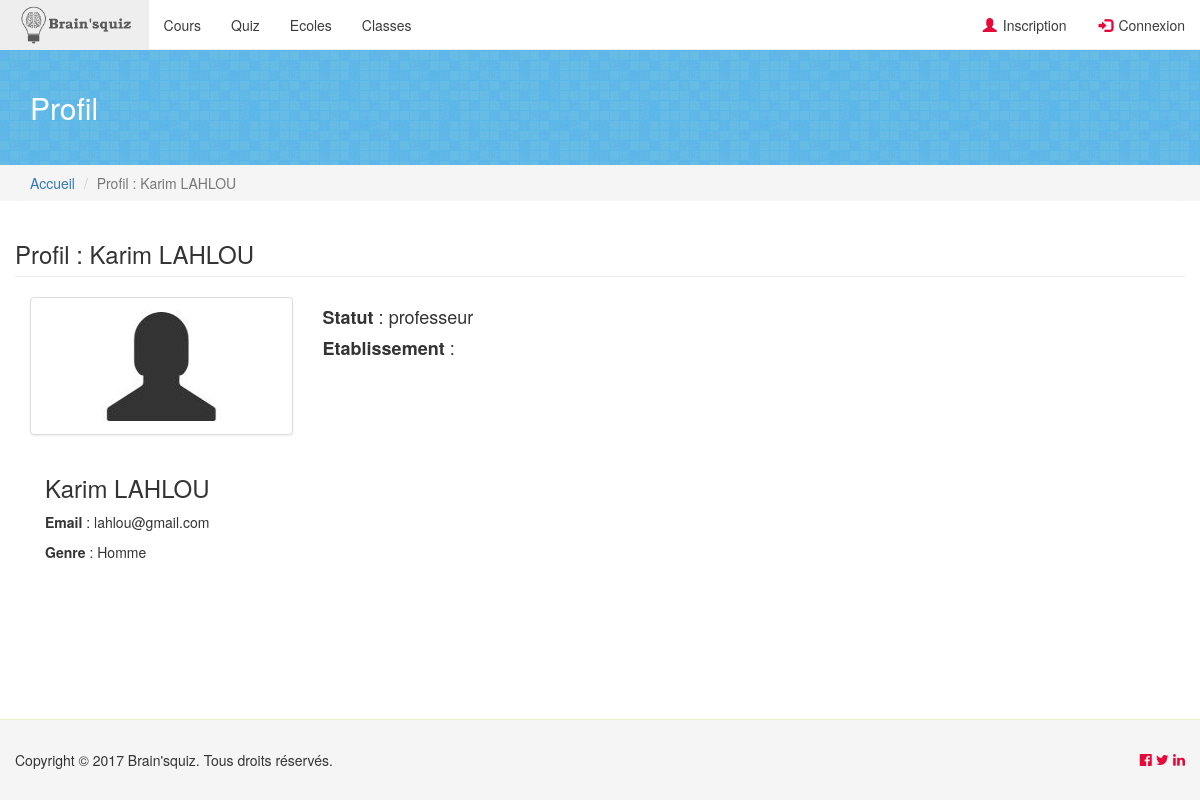
Screenshot of /profil.php?id=4 with the database file from the repository.
### tables this page shows
CREATE TABLE IF NOT EXISTS `utilisateur` (
  `id` int(11) NOT NULL AUTO_INCREMENT,
  `prenom` varchar(255) NOT NULL,
  `nom` varchar(255) NOT NULL,
  `email` varchar(255) NOT NULL,
  `mdp` varchar(255) NOT NULL,
  `genre` varchar(255) NOT NULL,
  `idStatut` int(11) NOT NULL,
  `idParent` int(11) NOT NULL,
  `idParrainage` int(11) NOT NULL,
  `idClasse` int(11) NOT NULL,
  `idAmis` int(11) NOT NULL,
  `validationkey` varchar(60) NOT NULL,
  `active` datetime NOT NULL,
  PRIMARY KEY (`id`)
);

CREATE TABLE IF NOT EXISTS `statut` (
  `id` int(11) NOT NULL AUTO_INCREMENT,
  `nom` varchar(255) NOT NULL,
  `level` int(11) NOT NULL,
  PRIMARY KEY (`id`)
);

### profil.php (the view, shortened to what this page needs)
<?php
	$css = "<link rel=\"stylesheet\" href=\"css/profil.css\"";
	include_once "includes/functions.php";
		?><script type="text/javascript">javascript:history.back();</script><?php
	$request = $db->prepare('SELECT utilisateur.id, utilisateur.nom AS nomUtilisateur, utilisateur.prenom, utilisateur.email, utilisateur.genre, utilisateur.idParent, statut.nom AS nomStatut FROM utilisateur, statut WHERE utilisateur.id = :id AND utilisateur.idStatut = statut.id');
	$request->execute(array(
		'id' => $_GET['id']
	));
	$data = $request->fetch();
		?><script type="text/javascript">javascript:history.back();</script><?php
	include_once "includes/header.php";
?>
<div class="container-fluid background-texture">
	<div class="container">
		<div class="row">
			<div class="col-lg-12">
				<h2 class="header-page">Profil</h2>
			</div>
		</div>
	</div>
</div>
<div class="container-fluid background-lightgrey">
	<div class="container">
		<div class="row">
		</div>
	</div>
</div>
<div class="container">
	<div class="row page-header">
		<h3 class="pull-left">Profil : <?php echo strip_tags(htmlspecialchars($data['prenom'])) . ' ' . strip_tags(htmlspecialchars($data['nomUtilisateur'])); ?></h3>
	</div>
	<div class="row">
		<div class="col-xs-12 col-sm-12 col-md-3 col-lg-3">
			<div class="thumbnail pull-left col-xs-12 col-sm-4 col-md-12 col-lg-12">
				<?php
				if (pictureExist("avatars", $_GET['id'] . '.jpg'))
					echo '<img src="img/avatars/' . $_GET['id'] . '.jpg" alt="" class="img-responsive">';
				else if (pictureExist("avatars", $_GET['id'] . '.jpeg'))
					echo '<img src="img/avatars/' . $_GET['id'] . '.jpeg" alt="" class="img-responsive">';
				else if (pictureExist("avatars", $_GET['id'] . '.png'))
					echo '<img src="img/avatars/' . $_GET['id'] . '.png" alt="" class="img-responsive">';
				else if (pictureExist("avatars", $_GET['id'] . '.gif'))
					echo '<img src="img/avatars/' . $_GET['id'] . '.gif" alt="" class="img-responsive">';
				else
					echo '<img src="img/avatars/default.jpg" alt="" class="img-responsive">';
				?>
			</div>
			<div class="col-xs-12 col-sm-8 col-md-12 col-lg-12">
				<h3><?php echo strip_tags(htmlspecialchars($data['prenom'])) . ' ' . strip_tags(htmlspecialchars($data['nomUtilisateur'])); ?></h3>
				<p><b>Email</b> : <?php echo strip_tags(htmlspecialchars($data['email'])); ?></p>
				<p><b>Genre</b> : <?php echo strip_tags(htmlspecialchars($data['genre'])); ?></p>
			</div>
		</div>
		<div class="col-xs-12 col-sm-12 col-md-9 col-lg-9">
			<h4><b>Statut</b> : <?php echo strip_tags(htmlspecialchars($data['nomStatut'])); ?></h4>
			<?php
				if ($data['nomStatut'] == 'élève') {
					$request = $db->prepare('SELECT * FROM utilisateur WHERE id = :idParent');
					$request->execute(array(
						'idParent' => $data['idParent']
					));
					$donnees = $request->fetch();
					if ($donnees) {
						echo '<h4><b>Parent</b> : <a href="profil.php?id=' . $donnees['id'] . '">' . strip_tags(htmlspecialchars($donnees['prenom'])) . ' ' . strip_tags(htmlspecialchars($donnees['nom'])) . '</a>';
						if (connecte() && $acces['supprimerParent'] == 1) {
							echo ' <a href="parent.php?id=' . $data['id'] . '&action=supprimer"><span class="glyphicon glyphicon-remove"></span></a>';
						}
						echo '</h4>';
					} else {
						if (connecte() && $acces['ajouterParent'] == 1) {
							echo '<h4><b>Parent</b> : ';
							echo '<a href="parent.php?id=' . $data['id'] . '&action=ajouter"><span class="glyphicon glyphicon-plus"></span></a>';
						}
					}
					echo '<h4><b>Parrainage</b> : ';
					if (connecte()) {
						$request = $db->prepare("SELECT * FROM affiliation WHERE idUtilisateur = :id");
						$request->execute(array(
							'id' => $data['id']
						));
						$donnees = $request->fetch();
						$request = $db->prepare("SELECT * FROM affiliation WHERE idUtilisateur = :id");
						$request->execute(array(
							'id' => $_SESSION['auth']['id']
						));
						$result = $request->fetch();
						if (($donnees['idEtablissement'] == $result['idEtablissement'] && $acces['ajouterParrainage'] == 1) || statut('administrateur'))
							echo '<a href="parrainage.php?id=' . $data['id'] . '&action=ajouter"><span class="glyphicon glyphicon-plus"></span></a>';
					}
					$request = $db->prepare('SELECT * FROM parrainage WHERE idParrain = :idUtilisateur');
					$request->execute(array(
						'idUtilisateur' => $data['id']
					));
					$i = 0;
					while ($resultat = $request->fetch()) {
						$request = $db->prepare('SELECT * FROM utilisateur WHERE id = :idFilleul');
						$request->execute(array(
							'idFilleul' => $resultat['idFilleul']
						));
						$res = $request->fetch();
						if ($i == 0) {
							echo '<ul><h5><b>Filleul</b> : ';
						}
						echo '<li><a href="profil.php?id=' . $res['id'] . '">' . strip_tags(htmlspecialchars($res['prenom'])) . ' ' . strip_tags(htmlspecialchars($res['nom'])) . '</a>';
						if ((connecte() && $donnees['idEtablissement'] == $result['idEtablissement'] && $acces['supprimerParrainage'] == 1) || statut('administrateur'))
							echo ' <a href="parrainage.php?id=' . $resultat['id'] . '&action=supprimer"><span class="glyphicon glyphicon-remove"></span></a>';
						echo '</li>';
						$i++;
					}
					if ($i > 0)
						echo '</h5></ul>';
					$request = $db->prepare('SELECT * FROM parrainage WHERE idFilleul = :idUtilisateur');
					$request->execute(array(
						'idUtilisateur' => $data['id']
					));
					$i = 0;
					while ($resultat = $request->fetch()) {
						$request = $db->prepare('SELECT * FROM utilisateur WHERE id = :idParrain');
						$request->execute(array(
							'idParrain' => $resultat['idParrain']
						));
						$res = $request->fetch();
						if ($i == 0) {
							echo '<ul><h5><b>Parrain</b> : ';
						}
						echo '<li><a href="profil.php?id=' . $res['id'] . '">' . strip_tags(htmlspecialchars($res['prenom'])) . ' ' . strip_tags(htmlspecialchars($res['nom'])) . '</a>';
						if ((connecte() && $donnees['idEtablissement'] == $result['idEtablissement'] && $acces['supprimerParrainage'] == 1) || statut('administrateur'))
							echo ' <a href="parrainage.php?id=' . $resultat['id'] . '&action=supprimer"><span class="glyphicon glyphicon-remove"></span></a>';
						echo '</li>';
						$i++;
					}
					if ($i > 0)
						echo '</h5></ul>';
					echo '</h4>';
					$request = $db->prepare("SELECT * FROM affiliation WHERE idUtilisateur = :id");
					$request->execute(array(
						'id' => $data['id']
					));
					$donnees = $request->fetch();
					if ($donnees) {
						echo '<h4><b>Etablissement</b> : </h4>';
					} else {
						echo '<h4><b>Etablissement</b> : ';
						if (connecte() && $acces['ajouterUtilisateurEtablissement'] == 1)
							echo '<a href="admission.php?id=' . $data['id'] . '&action=ajouter"><span class="glyphicon glyphicon-plus"></span></a>';
						echo '</h4>';
					}
					$request = $db->prepare("SELECT DISTINCT etablissement.id AS idEtablissement, etablissement.nom AS nomEtablissement FROM etablissement, affiliation WHERE affiliation.idUtilisateur = :id AND etablissement.id = affiliation.idEtablissement ORDER BY etablissement.id");
					$request->execute(array(
						'id' => $data['id']
					));
					$i = 0;
					echo '<ul>';
					while ($donnees = $request->fetch()) {
						if (connecte()) {
							$requete = $db->prepare('SELECT * FROM etablissement WHERE id = :idEtablissement AND idDirecteur = :idDirecteur');
							$requete->execute(array(
								'idEtablissement'	=> $donnees['idEtablissement'],
								'idDirecteur'		=> $_SESSION['auth']['id']
							));
							$result = $requete->fetch();
							echo '<li><h4><a href="etablissement.php?id=' . $donnees['idEtablissement'] . '">' . strip_tags(htmlspecialchars($donnees['nomEtablissement'])) . '</a>';
							if (($acces['supprimerUtilisateurEtablissement'] == 1 && $result && !statut('administrateur')) || ($acces['supprimerUtilisateurEtablissement'] == 1 && statut('administrateur')))
								echo ' <a href="admission.php?id=' . $data['id'] . '&etablissement=' . $donnees['idEtablissement'] . '&action=supprimer"><span class="glyphicon glyphicon-remove"></span></a>';
							echo '</h4></li>';
						}
						$requete = $db->prepare("SELECT classe.id AS idClasse, classe.nom AS nomClasse FROM classe, affiliation WHERE affiliation.idUtilisateur = :id AND affiliation.idEtablissement = :idEtablissement AND classe.id = affiliation.idClasse");
						$requete->execute(array(
							'id' => $data['id'],
							'idEtablissement' => $donnees['idEtablissement']
						));
						echo '<h5><b>Classe</b> : ';
						$i = 0;
						while ($resultat = $requete->fetch()) {
							if ($i == 0)
								echo '<ul>';
							echo '<li><a href="classe.php?id=' . $resultat['idClasse'] . '">' . strip_tags(htmlspecialchars($resultat['nomClasse'])) . '</a>';
							if ((connecte() && $acces['supprimerUtilisateurClasse'] == 1 && $result && !statut('administrateur')) || (connecte() && $acces['supprimerUtilisateurClasse'] == 1 && statut('administrateur')))
								echo ' <a href="admission.php?id=' . $data['id'] . '&classe=' . $resultat['idClasse'] . '&action=supprimer"><span class="glyphicon glyphicon-remove"></span></a>';
							echo '</li>';
							$i++;
						}
						if ($i == 0) {
							if ($acces['ajouterUtilisateurClasse'] == 1)
								echo ' <a href="admission.php?id=' . $data['id'] . '&etablissement=' . $donnees['idEtablissement'] . '&action=ajouter"><span class="glyphicon glyphicon-plus"></span></a>';
						} else
							echo '</ul>';
						echo '</h5>';
					}
					echo '</ul>';
				} else if ($data['nomStatut'] == 'professeur') {
					echo '<h4><b>Etablissement</b> : ';
					echo '</h4>';
				} else if ($data['nomStatut'] == 'directeur') {
					echo '<h4><b>Etablissement</b> : ';
					if (connecte() && $acces['ajouterUtilisateurEtablissement'] == 1)
						echo '<a href="admission.php?id=' . $data['id'] . '&action=ajouter"><span class="glyphicon glyphicon-plus"></span></a>';
					echo '</h4>';
					$request = $db->prepare("SELECT DISTINCT etablissement.id AS idEtablissement, etablissement.nom AS nomEtablissement FROM etablissement, affiliation WHERE affiliation.idUtilisateur = :id AND etablissement.id = affiliation.idEtablissement ORDER BY etablissement.id");
					$request->execute(array(
						'id' => $data['id']
					));
					$i = 0;
					echo '<ul>';
					while ($donnees = $request->fetch()) {
						if (connecte()) {
							$requete = $db->prepare('SELECT * FROM etablissement WHERE id = :idEtablissement AND idDirecteur = :idDirecteur');
							$requete->execute(array(
								'idEtablissement'	=> $donnees['idEtablissement'],
								'idDirecteur'		=> $_SESSION['auth']['id']
							));
							$result = $requete->fetch();
							echo '<li><h4><a href="etablissement.php?id=' . $donnees['idEtablissement'] . '">' . strip_tags(htmlspecialchars($donnees['nomEtablissement'])) . '</a>';
							if (($acces['supprimerUtilisateurEtablissement'] == 1 && $result && !statut('administrateur')) || ($acces['supprimerUtilisateurEtablissement'] == 1 && statut('administrateur')))
								echo ' <a href="admission.php?id=' . $data['id'] . '&etablissement=' . $donnees['idEtablissement'] . '&action=supprimer"><span class="glyphicon glyphicon-remove"></span></a>';
							echo '</h4></li>';
						}
						$requete = $db->prepare("SELECT classe.id AS idClasse, classe.nom AS nomClasse FROM classe, affiliation WHERE affiliation.idUtilisateur = :id AND affiliation.idEtablissement = :idEtablissement AND classe.id = affiliation.idClasse");
						$requete->execute(array(
							'id' => $data['id'],
							'idEtablissement' => $donnees['idEtablissement']
						));
						echo '<h5><b>Classe</b> : ';
						if (connecte() && $acces['ajouterUtilisateurClasse'] == 1)
							echo ' <a href="admission.php?id=' . $data['id'] . '&etablissement=' . $donnees['idEtablissement'] . '&action=ajouter"><span class="glyphicon glyphicon-plus"></span></a>';
						echo '<ul>';
						while ($resultat = $requete->fetch()) {
							echo '<li><a href="classe.php?id=' . $resultat['idClasse'] . '">' . strip_tags(htmlspecialchars($resultat['nomClasse'])) . '</a>';
							if ((connecte() && $acces['supprimerUtilisateurClasse'] == 1 && $result && !statut('administrateur')) || (connecte() && $acces['supprimerUtilisateurClasse'] == 1 && statut('administrateur')))
								echo ' <a href="admission.php?id=' . $data['id'] . '&classe=' . $resultat['idClasse'] . '&action=supprimer"><span class="glyphicon glyphicon-remove"></span></a>';
							echo '</li>';
						}
						echo '</ul></h5>';
					}
					echo '</ul>';
				}
			?>
		</div>
	</div>
</div>
<?php include_once "includes/footer.php"; ?>

### css/default.css (style rules this page uses)
html, body { height: 100%; }
body { word-wrap: break-word; }
.background-texture { background-image: url("../img/textures/texture4.png"); background-repeat: repeat; height: 100%; }
.background-texture h2, .background-texture a, .background-texture small { color: #FFF; }
.background-lightgrey { background-color: #F5F5F5; }
.header-page { line-height: 115px; margin: 0; }
.page-header h1, .page-header h2, .page-header h3, .page-header h4, .page-header h5, .page-header h6 { margin: 0; }
@media (min-width: 992px) { body { padding-top: 50px; } }

### rows the page displays
utilisateur: prenom "Karim", nom "LAHLOU", email "lahlou@gmail.com", genre "Homme", idStatut.nom "professeur"

### other values shown
strip_tags(htmlspecialchars($lien)) "Profil : Karim LAHLOU"
